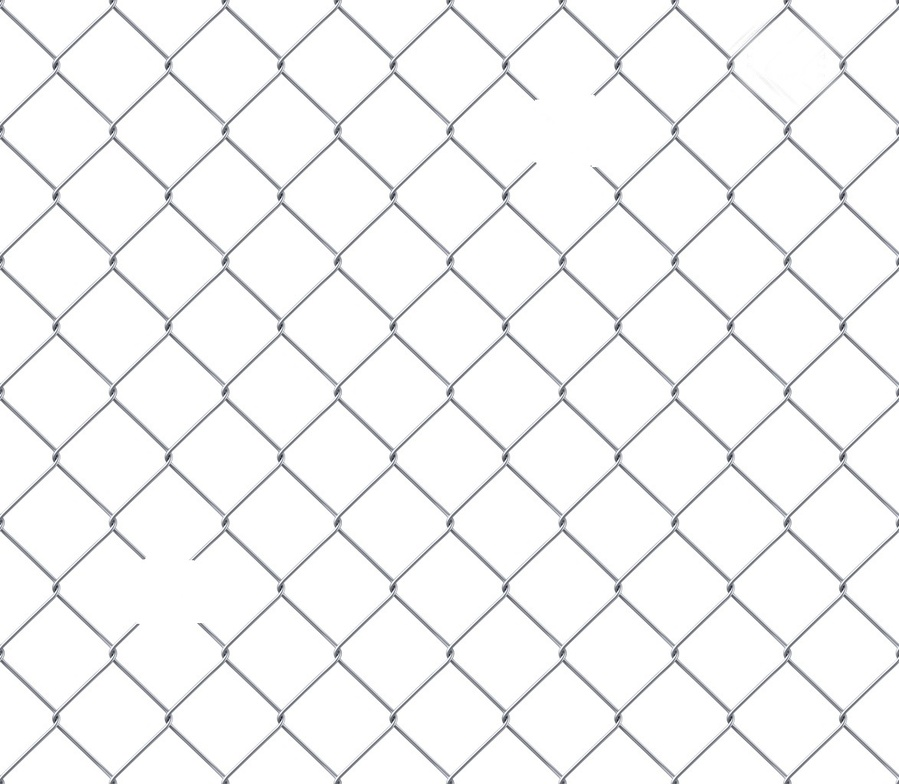
%> input picture image/fence.jpg, 899 x 784 px, shrunk from 1173 x 1023 before the run
$ octave L8_4Hole_Detection_Fence.m   (GNU Octave 9; MATLAB toolbox functions it lacks are replaced by stand-ins)
%> lines starting %> are read from the running program, lines starting %| are printed output that depends on the picture; in (x1, y1, x2, y2) boxes, pixels count from 0 and x2, y2 are one past the last pixel; in counts of white or black regions, pixels touching at a corner belong together; the program's own positions count from 1
%L8_4 Hole Detection in a Fence
clear, clc, close all;

%load image
Img = imread('fence.jpg');
%> Img is the input picture: size 784x899x3 uint8; mean R, G, B 245.5, 245.7, 246.1
Img = rgb2gray(Img);
%> Img: size 784x899 uint8
ImgSize = size(Img);
%> ImgSize = [784 899]
level = graythresh(Img);
%> level = 0.776
BW = im2bw(Img, level);
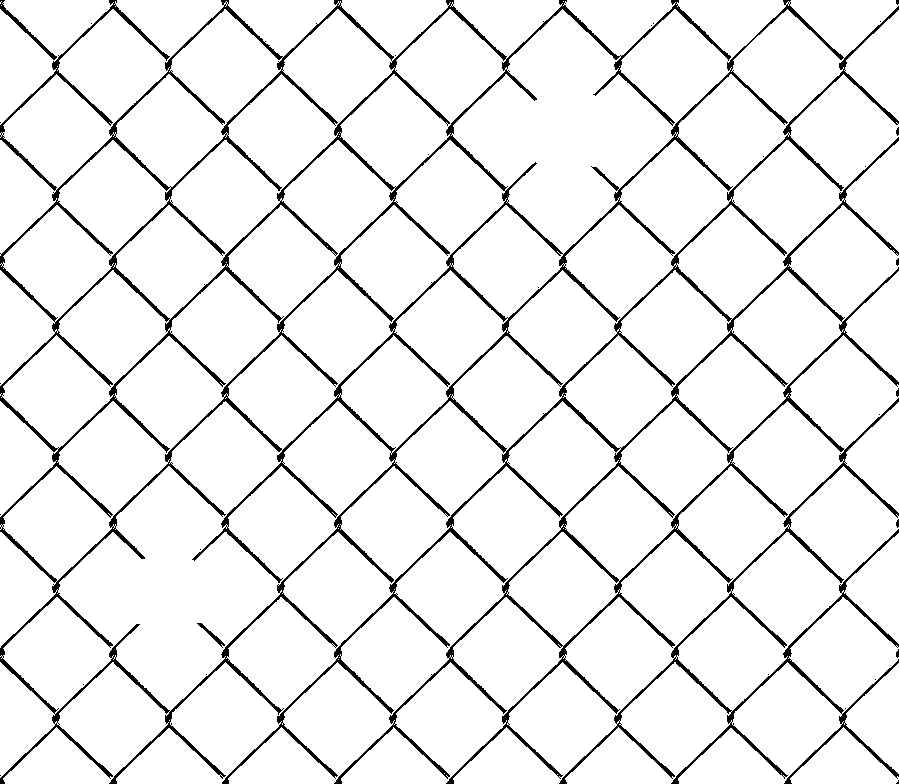
%> BW: size 784x899 logical; 93.1% white; black in thin lines or dots

%perform erosion with a cross struturing element
length = 101;
NHOOD = zeros(length);
NHOOD(ceil(length/2), :) = 1;
NHOOD(:, ceil(length/2)) = 1;
se = strel('arbitrary', NHOOD);
BW1 = imerode(BW, se);
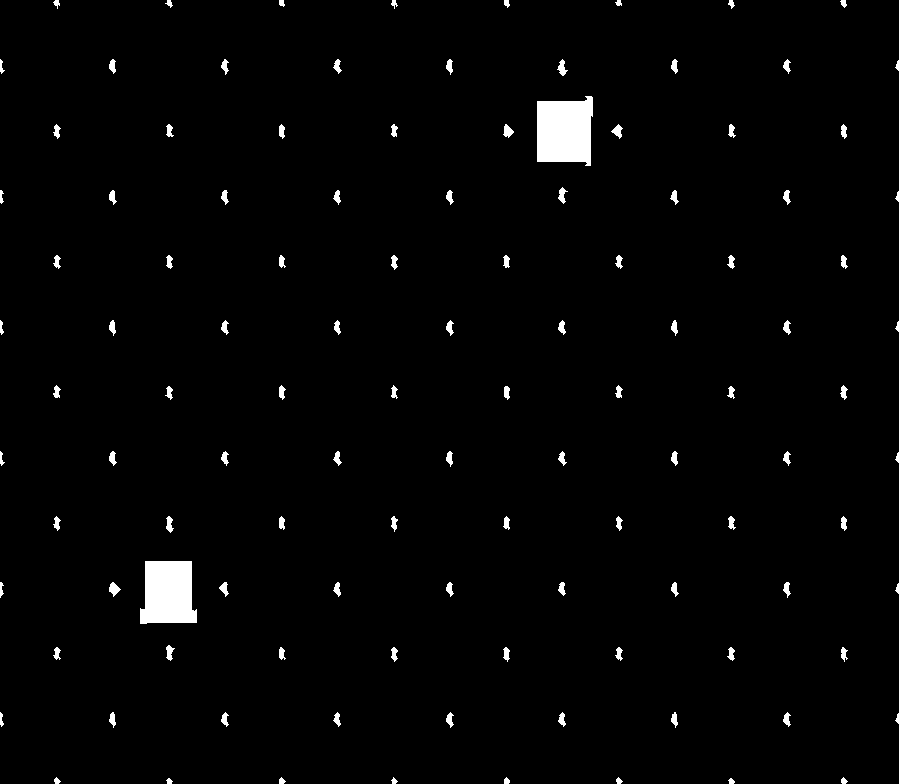
%> BW1: size 784x899 logical; 1.8% white; 112 white regions, largest, box (x1, y1, x2, y2) and area: (537, 96, 593, 166) 3379, (140, 561, 197, 624) 3057, (109, 582, 121, 597) 99

%show and save images
figure(1), clf;
imshow(NHOOD);

figure(2), clf;
subplot(1, 3, 1), imshow(Img), title('Original Image');
subplot(1, 3, 2), imshow(BW), title('Binary Image');
subplot(1, 3, 3), imshow(BW1), title('Eroded Image');

imwrite(BW, 'Binary_Erosion_Fence_BW.jpg');
imwrite(BW1, 'Binary_Erosion_Fence_Hole_Detection.jpg');
